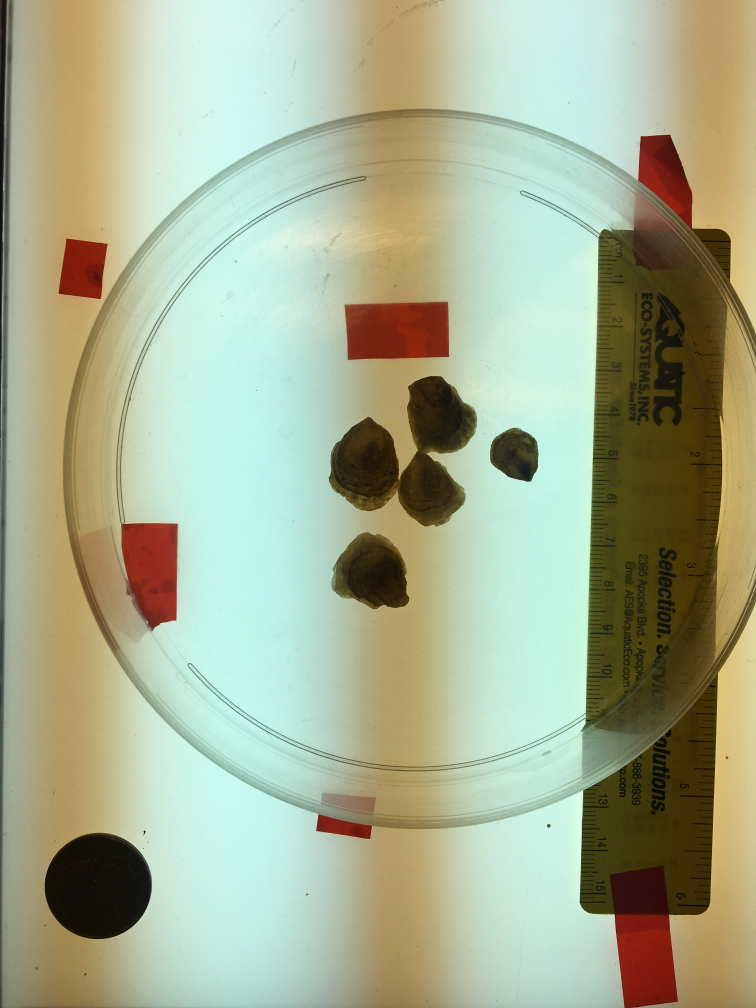
#> input picture photos/oyster_test.JPG, 3024 x 4032 px, found by its file name (shown at 1/4 size)
$ python contours_test.py
#> lines starting #> are read from the running program, lines starting #| are printed output that depends on the picture; after the words box and inside, x2 and y2 are one past the last pixel; in counts of white or black regions, pixels touching at a corner belong together
import cv2
import numpy as np

def image_resize(image, width = None, height = None, inter = cv2.INTER_AREA):
    # initialize the dimensions of the image to be resized and
    # grab the image size
    dim = None
    (h, w) = image.shape[:2]

    # if both the width and height are None, then return the
    # original image
    if width is None and height is None:
        return image

    # check to see if the width is None
    if width is None:
        # calculate the ratio of the height and construct the
        # dimensions
        r = height / float(h)
        dim = (int(w * r), height)

    # otherwise, the height is None
    else:
        # calculate the ratio of the width and construct the
        # dimensions
        r = width / float(w)
        dim = (width, int(h * r))

    # resize the image
    resized = cv2.resize(image, dim, interpolation = inter)

    # return the resized image
    return resized

img = cv2.imread("P:/PartTimers/ZaibQuraishi/ImageCountProject/photos/oyster_test.JPG")
#> img is the input picture: shape (4032, 3024, 3); mean B, G, R 144.8, 174.1, 166.4
img = image_resize(img, height = 800)
#> in image_resize, `resized = cv2.resize(image, dim, interpolation = inter)`:
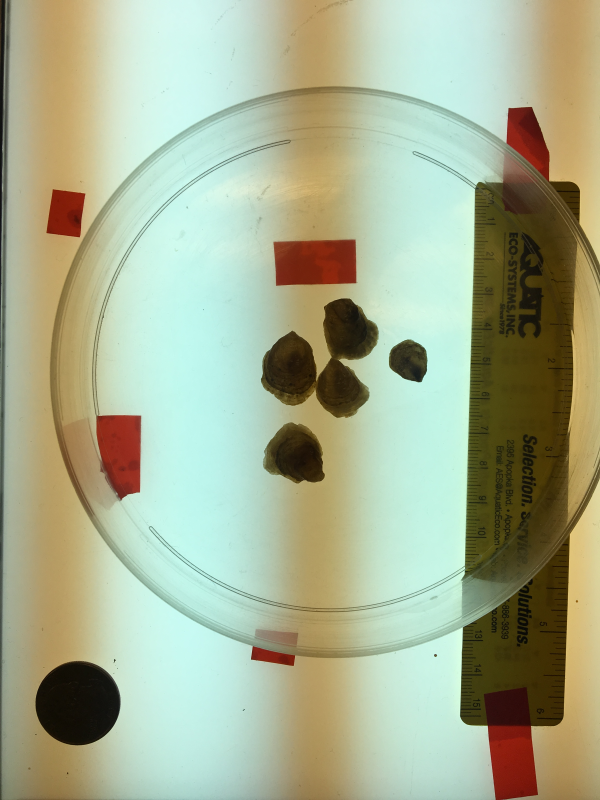
#> resized: shape (800, 600, 3); mean B, G, R 144.8, 174.1, 166.4
shifted = cv2.pyrMeanShiftFiltering(img, 21, 51)
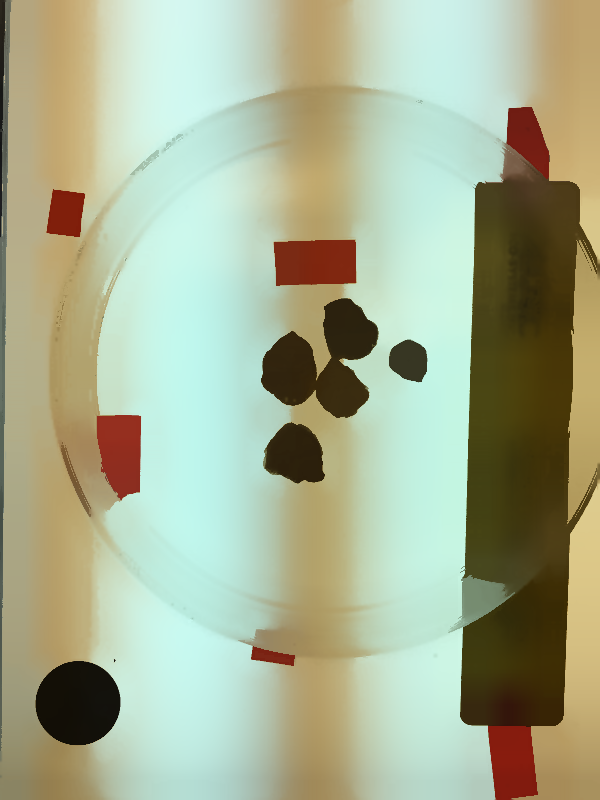
#> shifted: shape (800, 600, 3); mean B, G, R 145.4, 174.6, 166.9
gray = cv2.cvtColor(img, cv2.COLOR_BGR2GRAY)
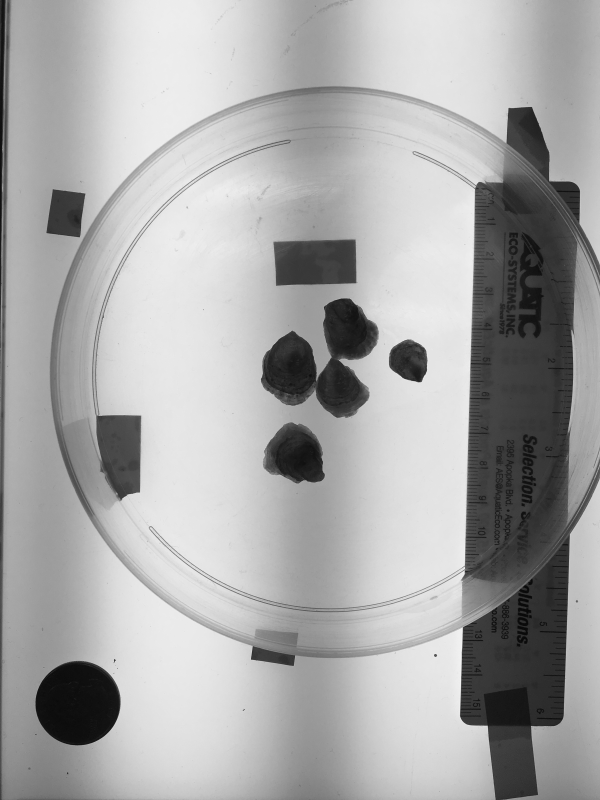
#> gray: shape (800, 600); min 7, max 243, mean 168.4
#thresh = cv2.threshold(gray, 0, 255, cv2.THRESH_BINARY | cv2.THRESH_OTSU)[1]
ret,thresh = cv2.threshold(gray,127,255,0)
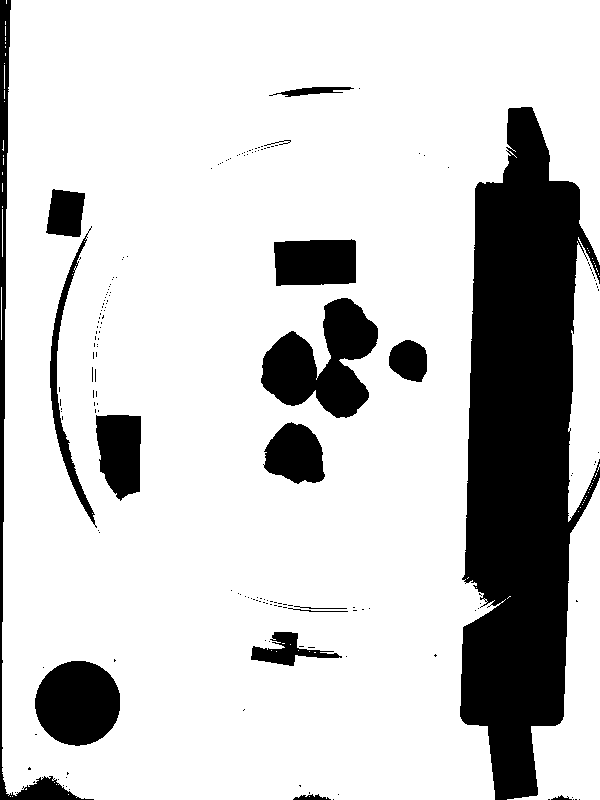
#> thresh: shape (800, 600); 79.9% white; 176 black regions (159 under 20 px)

contours, hierarchy = cv2.findContours(thresh,cv2.RETR_TREE,cv2.CHAIN_APPROX_SIMPLE)
#> contours = 284 contours, 267 with area under 20; largest, box (x1, y1, x2, y2) and area: (2, 0, 600, 800) 392838, (507, 478, 600, 800) 11649, (260, 297, 379, 419) 8040, (568, 237, 600, 522) 6296, (34, 660, 121, 747) 5787
#cv2.drawContours(img,contours,-1,(0,255,0),3)

for h,cnt in enumerate(contours):
    mask = np.zeros(gray.shape,np.uint8)
    cv2.drawContours(mask,[cnt],0,255,-1)
    mean = cv2.mean(img,mask = mask)
#> this loop made 284 passes
#> (cnt, mean) on passes 1 to 3: ([[309, 796]], (79, 126, 150, 0)), ([[12, 796]], (103, 132, 129, 0)), ([[10, 796]], (105, 132, 129, 0))
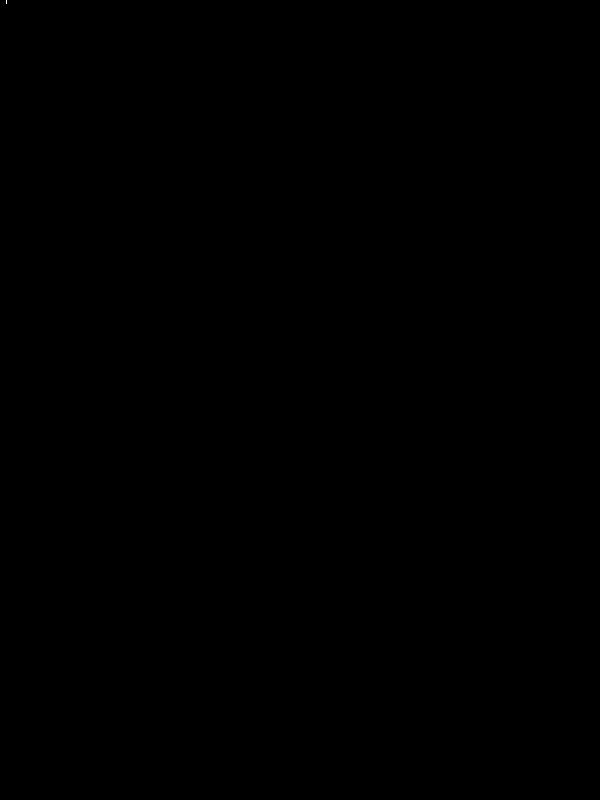
#> mask: shape (800, 600); 0% white in thin lines or dots, all inside (x1, y1, x2, y2) = (6, 0, 7, 4)

''''
'''

import numpy as np
import cv2

im = cv2.imread('photos/oyster_test.JPG')
im = image_resize(im, height = 800)
imgray = cv2.cvtColor(im,cv2.COLOR_BGR2GRAY)
ret,thresh = cv2.threshold(imgray,127,255,0)
contours, hierarchy = cv2.findContours(thresh,cv2.RETR_TREE,cv2.CHAIN_APPROX_SIMPLE)
cv2.drawContours(im,contours[169],-1,(0,255,0),3)
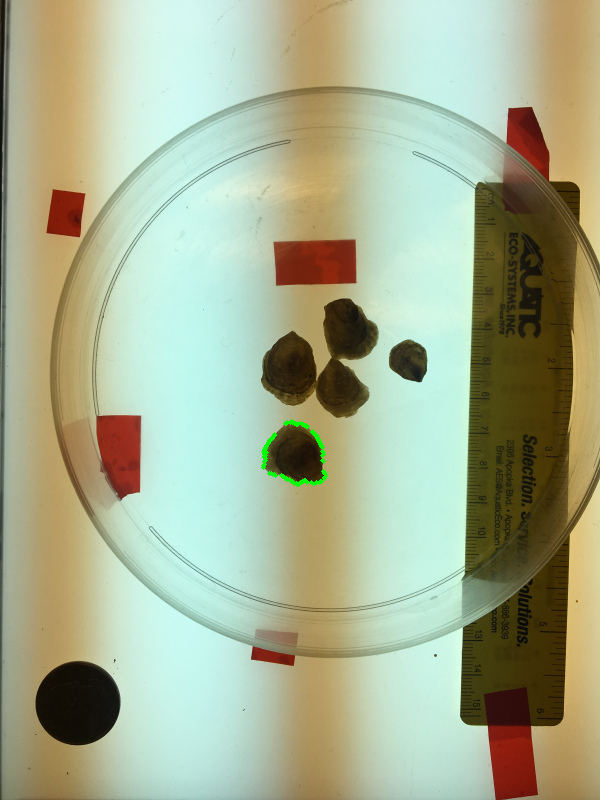
#> im: shape (800, 600, 3); 0.15% of pixels changed, all inside (x1, y1, x2, y2) = (261, 419, 328, 487)


for h,cnt in enumerate(contours):
    if len(cnt) < 30:
        continue
    for point in cnt:
        x = point[0][0]
        y = point[0][1]
    mask = np.zeros(imgray.shape,np.uint8)
    cv2.drawContours(mask,[cnt],0,255,-1)
    mean = cv2.mean(im,mask = mask)
    cv2.imshow("draw indiv contours", mean)
    cv2.waitKey(0)
    cv2.destroyAllWindows()
#> this loop made 284 passes
#> cnt on passes 1 to 3: [[309, 796]], [[12, 796]], [[10, 796]]
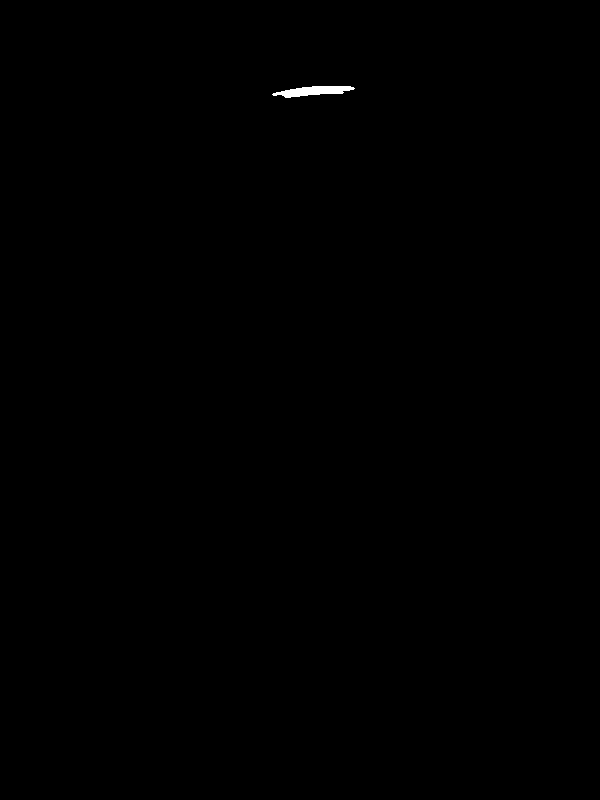
#> mask: shape (800, 600); 0.12% white; 1 white region, box (x1, y1, x2, y2) and area: (272, 86, 355, 98) 579


'''
for h,cnt in enumerate(contours):
    print(cv2.moments(cnt))
'''

cv2.imshow("draw indiv contours", im)
cv2.waitKey(0)
cv2.destroyAllWindows()
